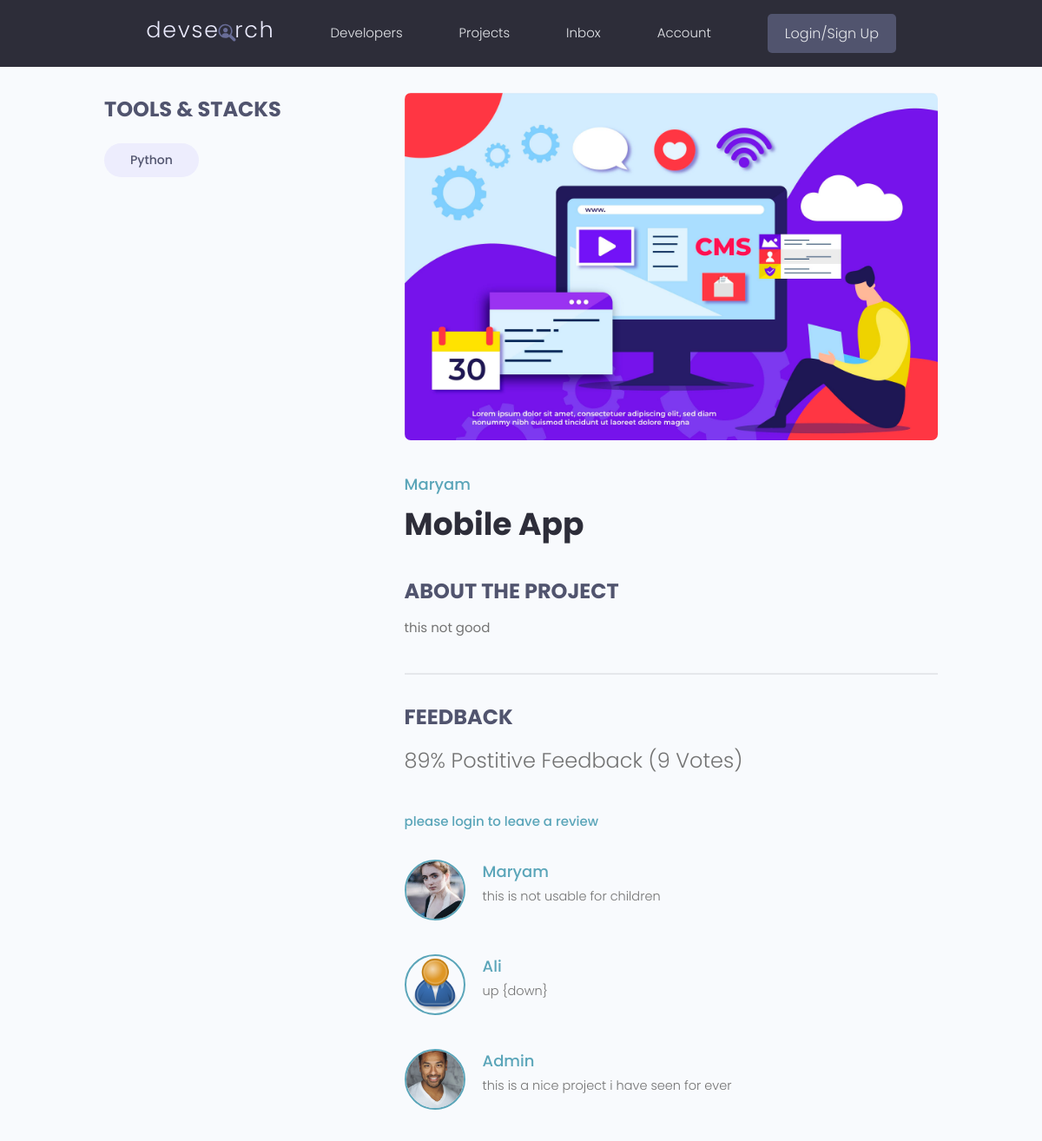
The app's page /projects/detial/8eed2995-2e68-4ae0-b1c2-74c1d894b7ce/, older data.
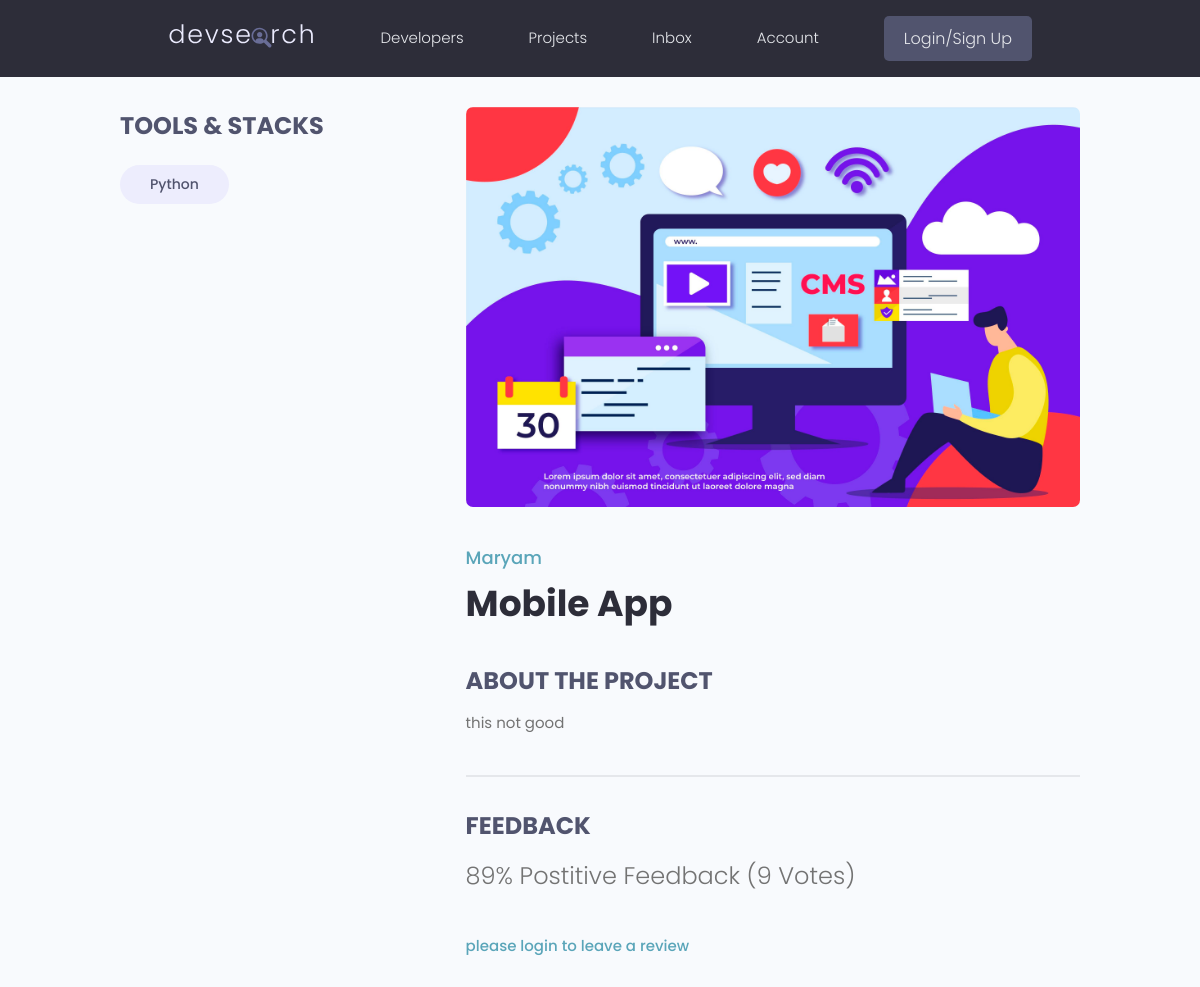
The same page, newer data.
### projects/models.py (models this page shows, shortened)
class Tag(models.Model):
    name = models.CharField(max_length=300)
    created_at = models.DateTimeField(auto_now_add=True)
    id = models.UUIDField(default=uuid.uuid4, unique=True, primary_key=True, editable=False)
    def __str__(self):
        return self.name

class Project(models.Model):
    owner = models.ForeignKey(Profile, on_delete=models.SET_NULL, blank=True, null=True)
    title = models.CharField(max_length=200)
    description = models.TextField(null=True, blank=True)
    featured_image = models.ImageField(null=True, blank=True, default="default.jpg")
    demo_link = models.CharField(max_length=2000, null=True, blank=True)
    source_link = models.CharField(max_length=2000, null=True, blank=True)
    tags = models.ManyToManyField('Tag', blank=True)
    vote_total = models.IntegerField(default=0 ,null=True, blank=True)
    vote_ratio = models.IntegerField(default=0 ,null=True, blank=True)
    created_at = models.DateTimeField(auto_now_add=True)
    id = models.UUIDField(default=uuid.uuid4, unique=True, primary_key=True, editable=False)
    class Meta:
        ordering = ['-vote_ratio', '-vote_total','title']
    @property
    def reviewer(self):
        queryset = self.review_set.all().values_list('owner__id', flat=True)
        return queryset

class Review(models.Model):
    VOTE_TYPE = (
        ('up', 'Up Vote'),
        ('down', 'Down Vote')
    )
    owner = models.ForeignKey(Profile, on_delete=models.CASCADE, null=True, blank=True)
    project = models.ForeignKey(Project, on_delete=models.CASCADE)
    body = models.TextField(null=True, blank=True)
    value = models.CharField(max_length=200, choices=VOTE_TYPE)
    created_at = models.DateTimeField(auto_now_add=True)
    id = models.UUIDField(default=uuid.uuid4, unique=True, primary_key=True, editable=False)
    class Meta:
        unique_together = [['owner','project']]

### users/models.py (models this page shows, shortened)
class Profile(models.Model):
    user = models.OneToOneField(User, on_delete=models.CASCADE, null=True,blank=True)
    name  = models.CharField(max_length=200, blank=True, null=True)
    email = models.EmailField(max_length=500, null=True, blank=True)
    username = models.CharField(max_length=200, blank=True , null=True)
    location = models.CharField(max_length=200, blank=True , null=True)
    short_info = models.CharField(max_length=250, null=True, blank=True)
    bio = models.TextField(blank=True, null=True)
    profile_image = models.ImageField(null=True, blank=True, upload_to='profiles/', default='profiles/user-default.png')
    social_github = models.CharField(max_length=300, blank=True, null=True)
    social_twitter = models.CharField(max_length=300, blank=True, null=True)
    social_linkedin = models.CharField(max_length=300, blank=True, null=True)
    social_youtube = models.CharField(max_length=300, blank=True, null=True)
    social_website = models.CharField(max_length=300, blank=True, null=True)
    created_at = models.DateTimeField(auto_now_add=True)
    id = models.UUIDField(default=uuid.uuid4, unique=True, primary_key=True,editable=False)

### projects/views.py (the view, shortened to what this page needs)
# urls.py: path('detial/<str:pk>/' , views.single_project, name="single-project"),
def single_project(request, pk):
    project = Project.objects.get(id=pk)
    form = ReviewForm()
    context = {'project': project, 'form': form}
    return render(request, 'projects/single_project.html', context)

### projects/templates/projects/single_project.html (shortened to what this page needs)
{% extends 'main.html' %}
{% block content %}
  <main class="singleProject my-md">
    <div class="container">
      <div class="layout">
        <div class="column column--1of3">
          <h3 class="singleProject__subtitle">Tools & Stacks</h3>
          <div class="singleProject__toolStack">
            {% for tag in project.tags.all %}
            <span class="tag tag--pill tag--sub tag--lg">
              <small>{{tag}}</small>
            </span>
            {% endfor %}
        </div>
        </div>
        <div class="column column--2of3">
          <img class="singleProject__preview" src="{{ project.featured_image.url }}" alt="portfolio thumbnail" />
          <a href="profile.html" class="singleProject__developer">{{project.owner.name}}</a>
          <h2 class="singleProject__title">{{project.title}}</h2>
          <h3 class="singleProject__subtitle">About the Project</h3>
          <div class="singleProject__info"> {{project.description}} </div>
          <div class="comments">
            <h3 class="singleProject__subtitle">Feedback</h3>
            <h5 class="project--rating">
              {{project.vote_ratio}}% Postitive Feedback ({{project.vote_total}} Vote{{project.vote_total|pluralize:"s"}})
            </h5>
            {% if request.user.profile.id in project.reviewer %}
            <p>you have already submitted your review for this project</p>
            {% elif request.user.profile == project.owner %}
            <p>you can not review your own work</p>
              {% else %}
              <a href="{% url 'login' %}?next={{request.path}}">please login to leave a review </a>
              {% endif %}
            <div class="commentList">
              {% for review in project.review_set.all %}
              {% if review.body %}
              <div class="comment">
                <a href="{% url 'user-profile' review.owner.id %}">
                  <img class="avatar avatar--md"
                    src="{{review.owner.profile_image.url}}" alt="user" />
                </a>
                <div class="comment__details">
                  <a href="{% url 'user-profile' review.owner.id %}" class="comment__author">{{review.owner.name}}</a>
                  <p class="comment__info">{{review.body|linebreaksbr}}</p>
                </div>
              </div>
              {% endif %}
              {% endfor %}
            </div>
          </div>
        </div>
      </div>
    </div>
  </main>
{% endblock content %}

### templates/main.html (shortened to what this page needs)
<!DOCTYPE html>
{% load static %}
<html lang="en">
<head>
    <link rel="stylesheet" href="https://cdn.iconmonstr.com/1.3.0/css/iconmonstr-iconic-font.min.css" />
    <link rel="stylesheet" href="{% static 'uikit/styles/uikit.css' %}" />
    <link rel="stylesheet" href="{% static 'styles/app.css' %}" />
</head>
<body>
    {% include 'navbar.html' %}
    {% block content %}
    {% endblock content %}
</body>
</html>

### templates/navbar.html (shortened to what this page needs)
{% load static %}
 <header class="header">
    <div class="container container--narrow">
      <a href="{% url 'profiles' %}" class="header__logo">
        <img src="{% static 'images/logo.svg' %}" alt="DevSearch Logo" />
      </a>
      <nav class="header__nav">
        <ul class="header__menu">
          <li class="header__menuItem"><a href="{% url 'profiles' %}">Developers</a></li>
          <li class="header__menuItem"><a href="{% url 'projects-list' %}">Projects</a></li>
          <li class="header__menuItem"><a href="">Inbox</a></li>
          <li class="header__menuItem"><a href="{% url 'account' %}">Account</a></li>
          {% if request.user.is_authenticated %}
          <li class="header__menuItem"><a href="{% url 'logout' %}" class="btn btn--sub">Logout</a></li>
        {% else %}
          <li class="header__menuItem"><a href="{% url 'login' %}" class="btn btn--sub">Login/Sign Up</a></li>
          {% endif %}
        </ul>
      </nav>
    </div>
  </header>

### static/styles/app.css (style rules this page uses)
:root { --color-sub: #2d2d39; }
.btn--sub { background-color: var(--color-sub-light); }
img { width: 100%; }
.header { position: sticky; z-index: 111; background-color: var(--color-sub); padding: 1.5rem 0; }
.header > .container { display: flex; justify-content: space-between; align-items: center; }
.header__logo > img { height: 3.8rem; }
.header__nav > ul { display: inline-flex; align-items: center; list-style: none; gap: 6.5rem; }
.header__menuItem > a { color: var(--color-light); font-weight: 300; }
.singleProject .column--1of3 { order: 2; }
@media screen and (min-width: 1081px) { .singleProject .column--1of3 { order: 1; } }
@media screen and (min-width: 1081px) { .singleProject .column--2of3 { order: 2; } }
.singleProject__toolStack { margin-top: 2rem; margin-bottom: 4rem; }
.singleProject__preview { height: 50vh; object-fit: cover; object-position: top center; margin-bottom: 3rem; border-radius: 0.7rem; }
.singleProject__developer { font-size: 1.8rem; font-weight: 500; }
.singleProject__title { font-size: 3.6rem; font-weight: 700; color: var(--color-sub); margin-bottom: 3rem; }
.project--rating { margin-bottom: 1.6em; margin-top: .5em; }
.singleProject__subtitle { text-transform: uppercase; font-size: 2.4rem; font-weight: 700; color: var(--color-sub-light); margin-bottom: 1rem; }
.comments { margin-top: 4rem; padding-top: 3rem; border-top: 2px solid var(--color-light); }

### static/uikit/styles/modules/_variables.css (style rules this page uses)
:root { --color-main: #5aa5b9; --color-main-light: #e6faff; --color-sub: #3f4156; --color-sub-light: #51546e; --color-sub-lighter: #ededfd; --color-text: #737373; --color-gray: #8b8b8b; --color-light: #e5e7eb; --color-light-gray: #767676; --color-bg: #f8fafd; --color-white: #fffefd; --color-white-light: #f3f3f3; --color-success: #359e64; --color-success-bg: #def8e8; --color-error: #fc4b0b; --color-error-bg: #fff2ee; --font-base: 'Poppins', arial, helvetica, 'Segoe UI', roboto, ubuntu, sans-serif; --font-monospace: 'Fira Code', 'Courier New', courier, monospace; --font-regular: 300; --font-medium: 500; --font-bold: 700; --generic-shadow: 1px 1px 5px #00000010; --generic-transition: all 0.3s ease-in-out; }

### static/uikit/styles/modules/_base.css (style rules this page uses)
* { margin: 0; padding: 0; box-sizing: border-box; text-rendering: optimizeLegibility; color: inherit; font-size: inherit; }
html { font-size: 50%; }
@media only screen and (min-width: 480px) { html { font-size: 56.25%; } }
@media only screen and (min-width: 1200px) { html { font-size: 62.5%; } }
body { line-height: 1.6; font-weight: 400; font-size: 1.5rem; color: var(--color-text); background-color: var(--color-bg); min-height: 100vh; }

### static/uikit/styles/modules/_typography.css (style rules this page uses)
* { font-family: var(--font-base); }
h2 { font-size: 3.6rem; font-weight: var(--font-bold); }
h3 { font-size: 3.2rem; font-weight: var(--font-medium); }
h5 { font-size: 2.4rem; font-weight: var(--font-medium); }
h5, h6 { font-weight: var(--font-regular); }
p, span, strong { font-size: 1.6rem; color: var(--color-text); font-weight: var(--font-regular); }
a { padding-bottom: 2px; text-decoration: none; display: inline-block; color: var(--color-main); font-weight: var(--font-medium); }

### static/uikit/styles/modules/_utilities.css (style rules this page uses)
.container { width: 92%; max-width: 165rem; margin: 0 auto; box-sizing: border-box; }
.container--narrow { width: 92%; max-width: 120rem; }
@media screen and (min-width: 1000px) { .container { width: 90%; } }
@media screen and (min-width: 1000px) { .container--narrow { width: 85%; } }
@media screen and (min-width: 1200px) { .container { width: 80%; } }
@media screen and (min-width: 1200px) { .container--narrow { width: 72%; } }
.my-md { margin: 3rem auto; }

### static/uikit/styles/modules/_button.css (style rules this page uses)
.btn { display: inline-block; position: relative; cursor: pointer; background-color: var(--color-light); font-weight: var(--font-medium); color: var(--color-sub); text-decoration: none; padding: 1rem 2rem; border-radius: 0.5rem; border: none; width: -webkit-fit-content; width: -moz-fit-content; width: fit-content; height: -webkit-fit-content; height: -moz-fit-content; height: fit-content; font-size: 1.6rem; outline-width: 0; outline-color: transparent; -webkit-backface-visibility: hidden; backface-visibility: hidden; transition: all 0.3s ease-in-out; }
.btn--sub { background-color: var(--color-sub); color: var(--color-white); }

### static/uikit/styles/modules/_layout.css (style rules this page uses)
.layout { display: flex; flex-flow: row wrap; justify-content: space-between; }
.layout > .column { margin-bottom: 3rem; }
.layout > .column.column--1of3 { flex-basis: 30%; }
.layout > .column.column--2of3 { flex-basis: 64%; }

Row changes from the older to the newer data that the page shows:
removed Review: owner.profile_image (picture), owner.name "Maryam", body "this is not usable for children"
removed Review: owner.profile_image (placeholder picture), owner.name "Ali", body "up {down}"
removed Review: owner.profile_image (picture), owner.name "Admin", body "this is a nice project i have seen for ever"
